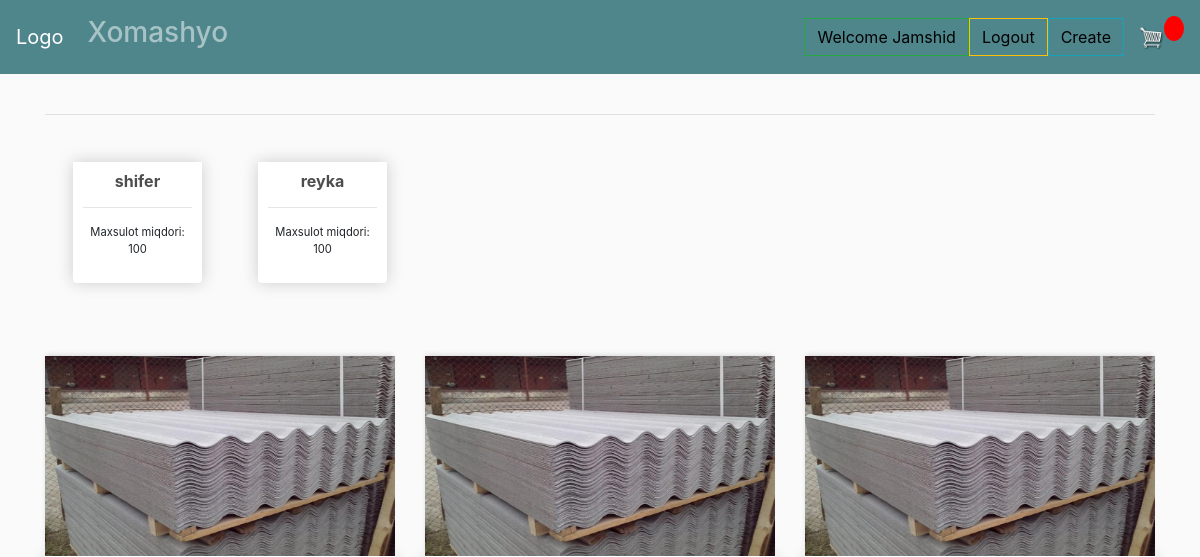
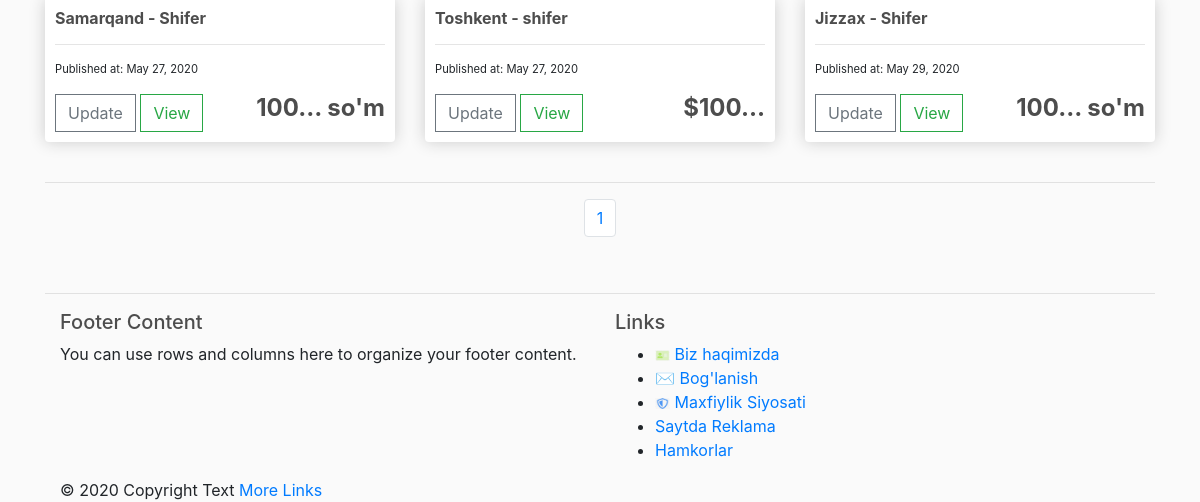
The app's page /1/category/ (signed in), older data (2 pictures, top to bottom).
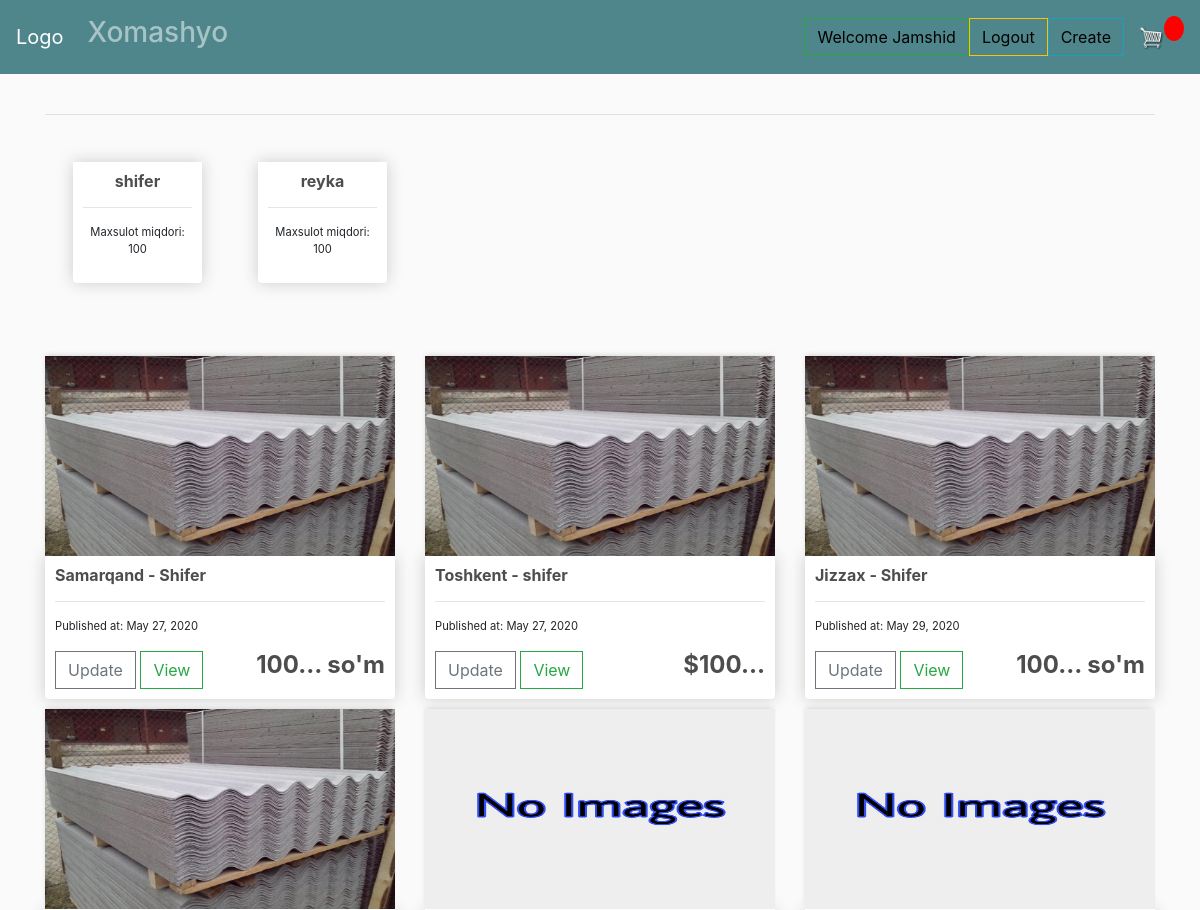
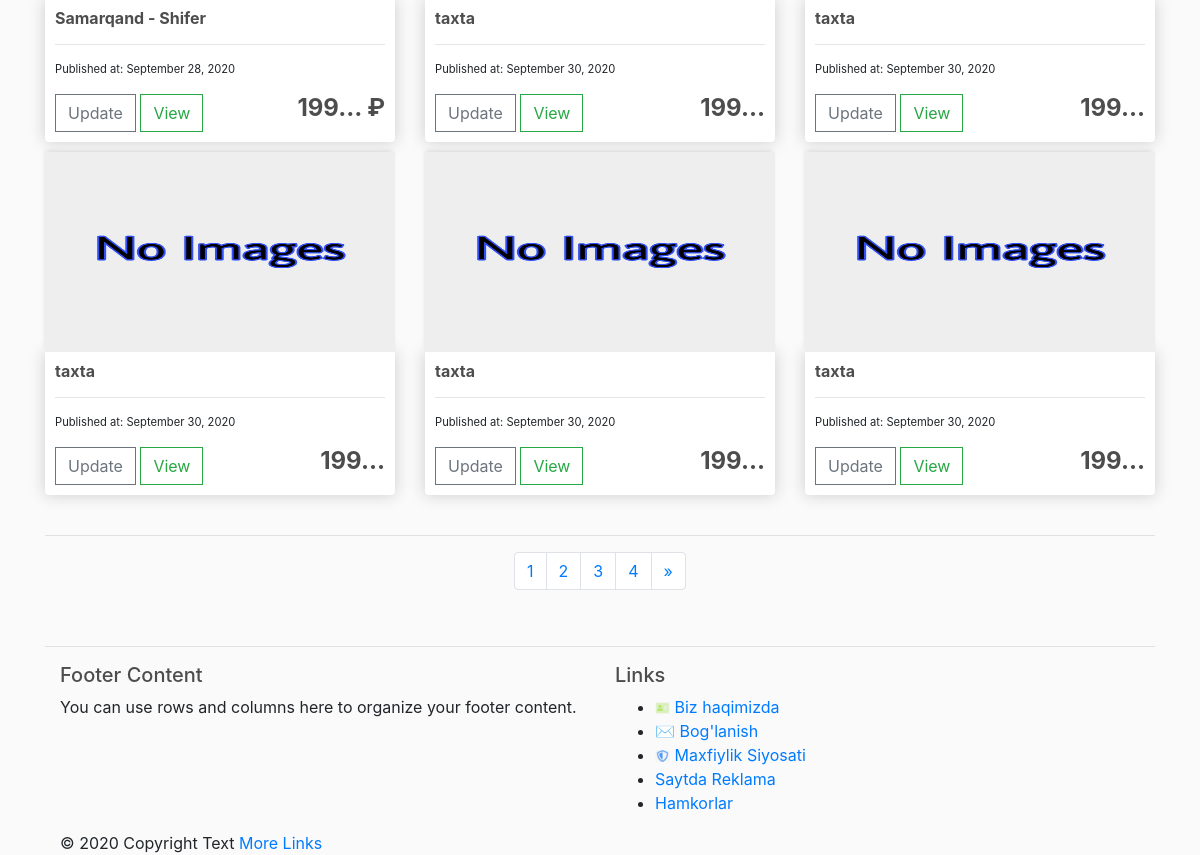
The same page, newer data (2 pictures, top to bottom).
### Product/models.py (models this page shows, shortened)
class Category(models.Model):
    name = models.CharField( verbose_name='Kategoriya Nomi', max_length=250, unique=True, )
    class Meta:
        verbose_name = 'Category'
        verbose_name_plural = 'Categories'

class Product(models.Model):
	name        = models.CharField( verbose_name='Maxsulot Nomi', max_length=250, )
	category    = models.ForeignKey( "Category",
                verbose_name = 'Maxsulot Kategoriyasi',
                related_name = 'product_name',
                on_delete    = models.CASCADE
            )
	description = models.TextField( verbose_name='Tavfsifi', help_text="Maxsulot haqida.", blank=True, null=True, )
	image       = models.ImageField( #default image
                upload_to='images',
                max_length=255,
                verbose_name='Maxsulot Rasmi',
                blank=True,
                null=True
            )
	class CurrecyChoice(models.TextChoices):
		SUM="so\'m",_('so\'m')
		USD='$',_('dollor')
		EUR='euro',_('euro')
		RUB='ruble',_('ruble')
		__empty__=_('')
	currency    = models.CharField( verbose_name='Valyuta turi', max_length=5,
                choices=CurrecyChoice.choices,
                default=CurrecyChoice.__empty__,
            )
	price       = models.DecimalField( verbose_name='Maxsulot Narxi', max_digits=10, decimal_places=2, default=100,
                validators=(
                    MinValueValidator(100),
                    MaxValueValidator(100000000),
                )
            )
	published_at = models.DateTimeField( auto_now_add=True )
	updated_at  =models.DateTimeField( auto_now=True )
	class Meta:
		verbose_name = 'Product'
		verbose_name_plural = 'Products'

### Product/views.py (the view)
# urls.py: path('',                    Product_List_View.as_view(),   name='product-list'),
class Product_List_View(View):
	template_name='ProductPages/product-list.html'
	context={}
	model=Category
	look_up='id'
	def get_object(self):
		id=self.kwargs.get(self.look_up)
		queryset_products_list = Product.objects.all()
		queryset_category_list = Category.objects.all()
		if id is not None:
			queryset_category		  = get_object_or_404(self.model, id=id)
			queryset_products_list	  = queryset_category.product_name.all()
		return queryset_category_list, queryset_products_list
	def get(self, request, id=None, *args, **kwargs):
		product_object_list  = None
		category_object_list = None
		category_object_list, product_list = self.get_object()
		paginator     = Paginator(product_list, 9)
		page_num      = paginator.num_pages
		page_indexes  = [x for x in range(1, page_num + 1)]
		page_number 		= request.GET.get('page')
		product_object_list = paginator.get_page(page_number)
		self.context['product_object_list']  = product_object_list
		self.context['category_object_list'] = category_object_list
		self.context['page_indexes']		 = page_indexes
		return render(
            request,
            self.template_name,
            self.context
        )

### templates/ProductPages/product-list.html
{% extends 'ProductPages/base.html' %} {% load static %} {% block content %}
<hr>
<div class='container'>
    <br> {% include "ProductPages/includes/categories.html" %}
</div>
<div class="row" style="margin-top: 5%;">
    {% for product in product_object_list %}
    <div class="col-lg-4">
        {% if product.image %}
        <img class="thumbnail" src="{{ product.image.url }}"> {% else %}
        <img class="thumbnail" src="{% static 'images/no_image.jpg' %}" alt=""> {% endif %}
        <div class="box-element product">
            <h6><strong>{{product.name}}</strong></h6>
            <hr>
            <p style="font-size: 70%">Published at: {{ product.published_at|date:"F j, Y" }}</p>
            {% if user.is_staff %}
            <a href="{% url 'Products:product-update' product.id %}" data-product="" data-action="extra-option" class="btn btn-outline-secondary add-btn extra-option-cart">Update</a> {% else %}
            <button data-product="{{product.id}}" data-action="add" class="btn btn-outline-secondary add-btn update-cart">Add to Cart</button> {% endif %}
            <a class="btn btn-outline-success" target="_blank" href="{% url 'Products:product-detail' product.id %}">View</a> {% if product.currency == '$' %}
            <h4 style="display: inline-block; float: right "><strong>{{product.currency }}{{ product.price|truncatechars:"4" }}</strong></h4>
            {% elif product.currency == 'euro' %}
            <h4 style="display: inline-block; float: right "><strong>&#8364; {{ product.price|truncatechars:"4" }}</strong></h4>
            {% elif product.currency == 'ruble' %}
            <h4 style="display: inline-block; float: right "><strong>{{ product.price|truncatechars:"4" }} &#8381;</strong></h4>
            {% else %}
            <h4 style="display: inline-block; float: right "><strong>{{ product.price|truncatechars:"4" }} {{product.currency}}</strong></h4>
            {% endif %}
        </div>
    </div>
    {% endfor %}
</div>
<br>
<hr> {% include "ProductPages/includes/pagination.html" %} {% endblock content %}

### templates/ProductPages/includes/categories.html
<div class="row">
    {% for category in category_object_list %}
    <div class="col-lg-2">
        <a class="btn" href="{% url 'Products:product-list' category.id %}">
            <div class="box-element product ">
                <h6><strong>{{category.name}}</strong></h6>
                <hr>
                <p style="font-size: 70% ">Maxsulot miqdori: 100</p>
            </div>
        </a>
    </div>
    {% endfor %}
</div>

Row changes from the older to the newer data that the page shows:
added Product: image (picture), name "Samarqand - Shifer", published_at "September 28, 2020", price "199…"
added Product: name "taxta", published_at "September 30, 2020", price "199…"
added Product: name "taxta", published_at "September 30, 2020", price "199…"
added Product: name "taxta", published_at "September 30, 2020", price "199…"
added Product: name "taxta", published_at "September 30, 2020", price "199…"
added Product: name "taxta", published_at "September 30, 2020", price "199…"
Text that changed along with them:
new list line: "2"
new list line: "3"
new list line: "4"
